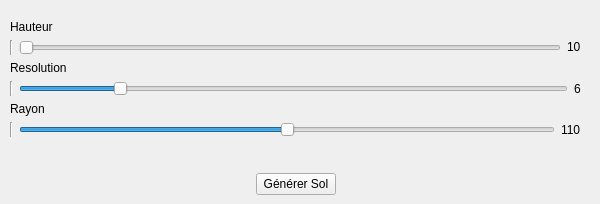
      <widget class="QWidget" name="tab_2">
       <attribute name="title">
        <string>Sol</string>
       </attribute>
       <widget class="QWidget" name="verticalLayoutWidget_3">
        <property name="geometry">
         <rect>
          <x>0</x>
          <y>10</y>
          <width>591</width>
          <height>185</height>
         </rect>
        </property>
        <layout class="QVBoxLayout" name="verticalLayout_3">
         <property name="topMargin">
          <number>0</number>
         </property>
         <property name="bottomMargin">
          <number>0</number>
         </property>
         <item>
          <layout class="QFormLayout" name="formLayout_6">
           <property name="rowWrapPolicy">
            <enum>QFormLayout::WrapAllRows</enum>
           </property>
           <property name="leftMargin">
            <number>10</number>
           </property>
           <property name="topMargin">
            <number>10</number>
           </property>
           <property name="rightMargin">
            <number>10</number>
           </property>
           <item row="0" column="0">
            <widget class="QLabel" name="label_38">
             <property name="text">
              <string>Hauteur</string>
             </property>
            </widget>
           </item>
           <item row="0" column="1">
            <layout class="QHBoxLayout" name="horizontalLayout_20">
             <item>
              <widget class="Line" name="line_18">
               <property name="orientation">
                <enum>Qt::Vertical</enum>
               </property>
              </widget>
             </item>
             <item>
              <widget class="QSlider" name="ground_hauteur">
               <property name="minimum">
                <number>10</number>
               </property>
               <property name="maximum">
                <number>20</number>
               </property>
               <property name="orientation">
                <enum>Qt::Horizontal</enum>
               </property>
              </widget>
             </item>
             <item>
              <widget class="QLabel" name="label_59">
               <property name="text">
                <string>&lt;html&gt;&lt;head/&gt;&lt;body&gt;&lt;p&gt;10&lt;/p&gt;&lt;/body&gt;&lt;/html&gt;</string>
               </property>
              </widget>
             </item>
            </layout>
           </item>
           <item row="1" column="0">
            <widget class="QLabel" name="label_39">
             <property name="text">
              <string>Resolution</string>
             </property>
            </widget>
           </item>
           <item row="1" column="1">
            <layout class="QHBoxLayout" name="horizontalLayout_21">
             <item>
              <widget class="Line" name="line_20">
               <property name="orientation">
                <enum>Qt::Vertical</enum>
               </property>
              </widget>
             </item>
             <item>
              <widget class="QSlider" name="ground_resolution">
               <property name="minimum">
                <number>3</number>
               </property>
               <property name="maximum">
                <number>20</number>
               </property>
               <property name="value">
                <number>6</number>
               </property>
               <property name="orientation">
                <enum>Qt::Horizontal</enum>
               </property>
              </widget>
             </item>
             <item>
              <widget class="QLabel" name="label_60">
               <property name="text">
                <string>6</string>
               </property>
              </widget>
             </item>
            </layout>
           </item>
           <item row="2" column="0">
            <widget class="QLabel" name="label_40">
             <property name="text">
              <string>Rayon</string>
             </property>
            </widget>
           </item>
           <item row="2" column="1">
            <layout class="QHBoxLayout" name="horizontalLayout_22">
             <item>
              <widget class="Line" name="line_19">
               <property name="orientation">
                <enum>Qt::Vertical</enum>
               </property>
              </widget>
             </item>
             <item>
              <widget class="QSlider" name="ground_rayon">
               <property name="minimum">
                <number>60</number>
               </property>
               <property name="maximum">
                <number>160</number>
               </property>
               <property name="value">
                <number>110</number>
               </property>
               <property name="orientation">
                <enum>Qt::Horizontal</enum>
               </property>
              </widget>
             </item>
             <item>
              <widget class="QLabel" name="label_61">
               <property name="text">
                <string>110</string>
               </property>
              </widget>
             </item>
            </layout>
           </item>
          </layout>
         </item>
         <item>
          <layout class="QHBoxLayout" name="horizontalLayout_19">
           <property name="leftMargin">
            <number>10</number>
           </property>
           <property name="rightMargin">
            <number>10</number>
           </property>
           <item>
            <spacer name="horizontalSpacer_5">
             <property name="orientation">
              <enum>Qt::Horizontal</enum>
             </property>
             <property name="sizeHint" stdset="0">
              <size>
               <width>40</width>
               <height>20</height>
              </size>
             </property>
            </spacer>
           </item>
           <item>
            <widget class="QPushButton" name="generate_ground_button">
             <property name="text">
              <string>Générer Sol</string>
             </property>
            </widget>
           </item>
           <item>
            <spacer name="horizontalSpacer_6">
             <property name="orientation">
              <enum>Qt::Horizontal</enum>
             </property>
             <property name="sizeHint" stdset="0">
              <size>
               <width>40</width>
               <height>20</height>
              </size>
             </property>
            </spacer>
           </item>
          </layout>
         </item>
        </layout>
       </widget>
      </widget>
